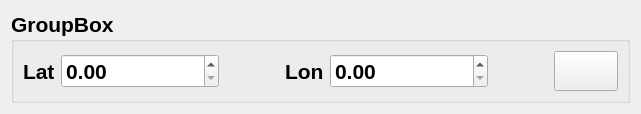
<?xml version="1.0" encoding="UTF-8"?>
<ui version="4.0">
 <class>CoordWidget</class>
 <widget class="QWidget" name="CoordWidget">
  <property name="geometry">
   <rect>
    <x>0</x>
    <y>0</y>
    <width>641</width>
    <height>108</height>
   </rect>
  </property>
  <property name="sizePolicy">
   <sizepolicy hsizetype="Preferred" vsizetype="Maximum">
    <horstretch>0</horstretch>
    <verstretch>0</verstretch>
   </sizepolicy>
  </property>
  <property name="font">
   <font>
    <family>Segoe UI</family>
    <pointsize>16</pointsize>
    <weight>75</weight>
    <bold>true</bold>
   </font>
  </property>
  <property name="windowTitle">
   <string>Form</string>
  </property>
  <layout class="QVBoxLayout" name="verticalLayout">
   <item>
    <widget class="QGroupBox" name="groupBox">
     <property name="sizePolicy">
      <sizepolicy hsizetype="Preferred" vsizetype="Fixed">
       <horstretch>0</horstretch>
       <verstretch>0</verstretch>
      </sizepolicy>
     </property>
     <property name="title">
      <string>GroupBox</string>
     </property>
     <layout class="QHBoxLayout" name="horizontalLayout">
      <item>
       <widget class="QLabel" name="label">
        <property name="sizePolicy">
         <sizepolicy hsizetype="Fixed" vsizetype="Preferred">
          <horstretch>0</horstretch>
          <verstretch>0</verstretch>
         </sizepolicy>
        </property>
        <property name="text">
         <string>Lat</string>
        </property>
       </widget>
      </item>
      <item>
       <widget class="QDoubleSpinBox" name="doubleSpinBox"/>
      </item>
      <item>
       <spacer name="horizontalSpacer">
        <property name="orientation">
         <enum>Qt::Horizontal</enum>
        </property>
        <property name="sizeType">
         <enum>QSizePolicy::Fixed</enum>
        </property>
        <property name="sizeHint" stdset="0">
         <size>
          <width>60</width>
          <height>20</height>
         </size>
        </property>
       </spacer>
      </item>
      <item>
       <widget class="QLabel" name="label_2">
        <property name="sizePolicy">
         <sizepolicy hsizetype="Fixed" vsizetype="Preferred">
          <horstretch>0</horstretch>
          <verstretch>0</verstretch>
         </sizepolicy>
        </property>
        <property name="text">
         <string>Lon</string>
        </property>
       </widget>
      </item>
      <item>
       <widget class="QDoubleSpinBox" name="doubleSpinBox_2"/>
      </item>
      <item>
       <spacer name="horizontalSpacer_2">
        <property name="orientation">
         <enum>Qt::Horizontal</enum>
        </property>
        <property name="sizeType">
         <enum>QSizePolicy::Fixed</enum>
        </property>
        <property name="sizeHint" stdset="0">
         <size>
          <width>60</width>
          <height>20</height>
         </size>
        </property>
       </spacer>
      </item>
      <item>
       <widget class="QPushButton" name="pushButton">
        <property name="sizePolicy">
         <sizepolicy hsizetype="Fixed" vsizetype="Fixed">
          <horstretch>0</horstretch>
          <verstretch>0</verstretch>
         </sizepolicy>
        </property>
        <property name="minimumSize">
         <size>
          <width>40</width>
          <height>40</height>
         </size>
        </property>
        <property name="text">
         <string/>
        </property>
        <property name="icon">
         <iconset resource="../res.qrc">
          <normaloff>:/icon/del.png</normaloff>:/icon/del.png</iconset>
        </property>
       </widget>
      </item>
     </layout>
    </widget>
   </item>
  </layout>
 </widget>
 <resources>
  <include location="../res.qrc"/>
 </resources>
 <connections/>
</ui>
